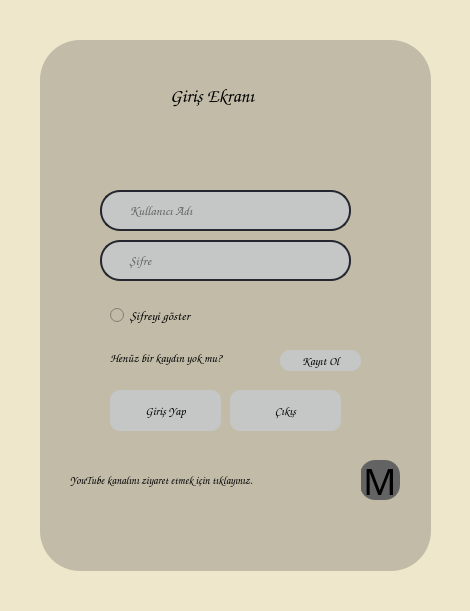
<?xml version="1.0" encoding="UTF-8"?>
<ui version="4.0">
 <class>Dialog</class>
 <widget class="QDialog" name="Dialog">
  <property name="geometry">
   <rect>
    <x>0</x>
    <y>0</y>
    <width>470</width>
    <height>611</height>
   </rect>
  </property>
  <property name="windowTitle">
   <string>Giriş</string>
  </property>
  <property name="styleSheet">
   <string notr="true">background-color: rgb(239, 231, 204);
</string>
  </property>
  <widget class="QLineEdit" name="lineEdit">
   <property name="geometry">
    <rect>
     <x>40</x>
     <y>40</y>
     <width>391</width>
     <height>531</height>
    </rect>
   </property>
   <property name="font">
    <font>
     <family>MS UI Gothic</family>
    </font>
   </property>
   <property name="mouseTracking">
    <bool>true</bool>
   </property>
   <property name="focusPolicy">
    <enum>Qt::NoFocus</enum>
   </property>
   <property name="styleSheet">
    <string notr="true">background-color: rgb(193, 187, 168);
border-radius: 40px;</string>
   </property>
  </widget>
  <widget class="QPushButton" name="btngirisyap">
   <property name="geometry">
    <rect>
     <x>110</x>
     <y>390</y>
     <width>111</width>
     <height>41</height>
    </rect>
   </property>
   <property name="font">
    <font>
     <family>Comic Sans MS</family>
     <pointsize>9</pointsize>
     <weight>75</weight>
     <bold>true</bold>
    </font>
   </property>
   <property name="styleSheet">
    <string notr="true">QPushButton{
	color: black;
	border-style: outset;
	border-radius: 10px;
	
	background-color: rgb(196, 199, 198);
}
QPushButton:pressed{
	border-style: inset;
	background-color: rgb(143, 145, 144);
}</string>
   </property>
   <property name="text">
    <string>Giriş Yap</string>
   </property>
  </widget>
  <widget class="QRadioButton" name="rdsifregosterr">
   <property name="geometry">
    <rect>
     <x>110</x>
     <y>300</y>
     <width>151</width>
     <height>31</height>
    </rect>
   </property>
   <property name="font">
    <font>
     <family>Comic Sans MS</family>
     <pointsize>10</pointsize>
    </font>
   </property>
   <property name="styleSheet">
    <string notr="true">background-color: rgb(193, 187, 168);
color: black;</string>
   </property>
   <property name="text">
    <string>Şifreyi göster</string>
   </property>
  </widget>
  <widget class="QPushButton" name="btnkayitolmak">
   <property name="geometry">
    <rect>
     <x>280</x>
     <y>350</y>
     <width>81</width>
     <height>21</height>
    </rect>
   </property>
   <property name="font">
    <font>
     <family>Comic Sans MS</family>
     <pointsize>9</pointsize>
     <weight>75</weight>
     <bold>true</bold>
    </font>
   </property>
   <property name="styleSheet">
    <string notr="true">QPushButton{
	color: black;
	border-style: outset;
	border-radius: 10px;
	
	background-color: rgb(196, 199, 198);
}
QPushButton:pressed{
	border-style: inset;
	background-color: rgb(143, 145, 144);
}</string>
   </property>
   <property name="text">
    <string>Kayıt Ol</string>
   </property>
  </widget>
  <widget class="QPushButton" name="btncikisyap">
   <property name="geometry">
    <rect>
     <x>230</x>
     <y>390</y>
     <width>111</width>
     <height>41</height>
    </rect>
   </property>
   <property name="font">
    <font>
     <family>Comic Sans MS</family>
     <pointsize>9</pointsize>
     <weight>75</weight>
     <bold>true</bold>
    </font>
   </property>
   <property name="styleSheet">
    <string notr="true">QPushButton{
	color: black;
	border-style: outset;
	border-radius: 10px;
	
	background-color: rgb(196, 199, 198);
}
QPushButton:pressed{
	border-style: inset;
	background-color: rgb(143, 145, 144);
}</string>
   </property>
   <property name="text">
    <string>Çıkış</string>
   </property>
  </widget>
  <widget class="QLabel" name="label">
   <property name="geometry">
    <rect>
     <x>170</x>
     <y>70</y>
     <width>161</width>
     <height>51</height>
    </rect>
   </property>
   <property name="font">
    <font>
     <family>Comic Sans MS</family>
     <pointsize>14</pointsize>
     <weight>75</weight>
     <bold>true</bold>
    </font>
   </property>
   <property name="styleSheet">
    <string notr="true">color: rgb(0, 0, 0);
background-color: rgb(193, 187, 168);

</string>
   </property>
   <property name="text">
    <string>Giriş Ekranı</string>
   </property>
  </widget>
  <widget class="QLineEdit" name="lnekullaniciadi">
   <property name="geometry">
    <rect>
     <x>100</x>
     <y>190</y>
     <width>251</width>
     <height>41</height>
    </rect>
   </property>
   <property name="font">
    <font>
     <family>Comic Sans MS</family>
     <pointsize>10</pointsize>
    </font>
   </property>
   <property name="styleSheet">
    <string notr="true">QLineEdit{
	border:2px solid rgb(37, 39, 48);
	border-radius:20px;
	color: black;
	padding-left: 20px;
	padding-right: 20px;
	
	
	background-color: rgb(196, 199, 198);
	
}
QLineEdit:hover{
	border: 2px solid rgb(48, 50, 62);
}
QLineEdit:focus{
	border: 2px solid rgb(85, 85, 127);
	
	background-color: rgb(143, 145, 144);
}</string>
   </property>
   <property name="placeholderText">
    <string>  Kullanıcı Adı</string>
   </property>
  </widget>
  <widget class="QLabel" name="label_2">
   <property name="geometry">
    <rect>
     <x>110</x>
     <y>350</y>
     <width>171</width>
     <height>16</height>
    </rect>
   </property>
   <property name="font">
    <font>
     <family>Comic Sans MS</family>
     <weight>75</weight>
     <bold>true</bold>
    </font>
   </property>
   <property name="styleSheet">
    <string notr="true">color: black;
background-color: rgb(193, 187, 168);</string>
   </property>
   <property name="text">
    <string>Henüz bir kaydın yok mu?</string>
   </property>
  </widget>
  <widget class="QLineEdit" name="lnesifre">
   <property name="geometry">
    <rect>
     <x>100</x>
     <y>240</y>
     <width>251</width>
     <height>41</height>
    </rect>
   </property>
   <property name="font">
    <font>
     <family>Comic Sans MS</family>
     <pointsize>10</pointsize>
    </font>
   </property>
   <property name="styleSheet">
    <string notr="true">QLineEdit{
	border:2px solid rgb(37, 39, 48);
	border-radius:20px;
	color: black;
	padding-left: 20px;
	padding-right: 20px;
	
	
	background-color: rgb(196, 199, 198);
	
}
QLineEdit:hover{
	border: 2px solid rgb(48, 50, 62);
}
QLineEdit:focus{
	border: 2px solid rgb(85, 85, 127);
	
	background-color: rgb(143, 145, 144);
}</string>
   </property>
   <property name="echoMode">
    <enum>QLineEdit::Password</enum>
   </property>
   <property name="placeholderText">
    <string>  Şifre</string>
   </property>
  </widget>
  <widget class="QPushButton" name="btnytube">
   <property name="geometry">
    <rect>
     <x>360</x>
     <y>460</y>
     <width>40</width>
     <height>40</height>
    </rect>
   </property>
   <property name="maximumSize">
    <size>
     <width>40</width>
     <height>40</height>
    </size>
   </property>
   <property name="font">
    <font>
     <family>Social Media Circled</family>
     <pointsize>28</pointsize>
    </font>
   </property>
   <property name="styleSheet">
    <string notr="true">QPushButton{
	background:#636363;
	border-style: outset;
	border-radius: 15px;
}
QPushButton:pressed{
	
	background-color: rgb(196, 199, 198);
	border-style: inset;
}
</string>
   </property>
   <property name="text">
    <string>M</string>
   </property>
  </widget>
  <widget class="QLabel" name="label_3">
   <property name="geometry">
    <rect>
     <x>70</x>
     <y>470</y>
     <width>291</width>
     <height>20</height>
    </rect>
   </property>
   <property name="font">
    <font>
     <family>Comic Sans MS</family>
     <pointsize>8</pointsize>
     <weight>75</weight>
     <bold>true</bold>
    </font>
   </property>
   <property name="styleSheet">
    <string notr="true">color: black;
background-color: rgb(193, 187, 168);</string>
   </property>
   <property name="text">
    <string>YouTube kanalını ziyaret etmek için tıklayınız.</string>
   </property>
  </widget>
  <zorder>lineEdit</zorder>
  <zorder>btngirisyap</zorder>
  <zorder>rdsifregosterr</zorder>
  <zorder>btncikisyap</zorder>
  <zorder>label</zorder>
  <zorder>lnekullaniciadi</zorder>
  <zorder>lnesifre</zorder>
  <zorder>label_2</zorder>
  <zorder>btnkayitolmak</zorder>
  <zorder>btnytube</zorder>
  <zorder>label_3</zorder>
 </widget>
 <resources/>
 <connections/>
</ui>
